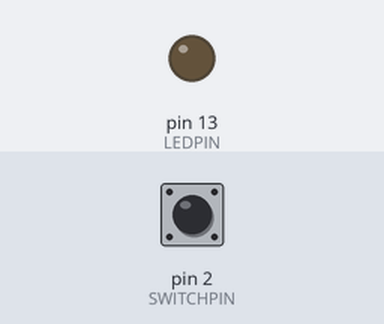
This sketch was run on a simulated Arduino Uno, built for the host (arithmetic inside an expression is 32-bit, double 64-bit). On the bench: output pins drawn as LEDs (lit = HIGH). The inputs (shaded band) are chosen by the test bench; at power-on: pin 2 (SWITCHPIN) HIGH. Random numbers use the default seed unless the sketch sets one.

Above: at 1.2 s.
1.3 s: pin 2 (SWITCHPIN) pulled LOW for 0.15 s
At 3.79 s:
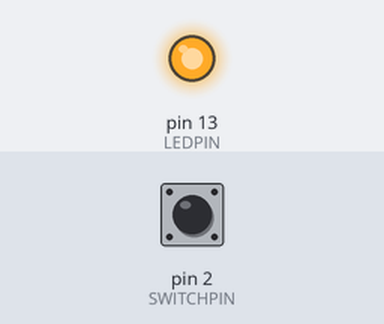
4.4 s: pin 2 (SWITCHPIN) pulled LOW for 1 s
6.9 s: pin 2 (SWITCHPIN) pulled LOW for 3.2 s
Timing chart, 0 to 17.6 s (numbered marks = the images above; inputs shaded):
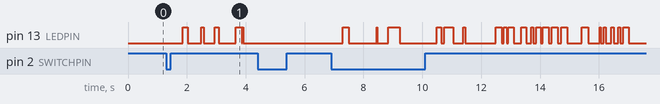

The sketch:

interrupt_anti_jig.ino
```cpp
/*
http://www.davidorlo.com/articles/arduino/arduino-%E2%80%93-interrupt-tutorial-with-led-switch
Advanced Blink with an Interrupt Sketch
By: David M. Orlo
www.DaviedOrlo.com
*/
byte SWITCHPIN=2; //Set Pin 2 as Switch
byte LEDPIN=13; //Set Pin 6 as LED
byte brightness; //Create a Integer variable named brightness
byte delayedoff; //Create a Integer variable named delayedoff
byte delayedon; //Create a Integer variable named delayedon
//If you want to go higher than 255 you must change from "byte" to "int"
volatile boolean trigger=LOW; //This is our interrupt connected to the button switch

void setup(){
  attachInterrupt(0, interrupttrigger, LOW); //Interrupt 0 is Digital Pin 2
  //When the Input goes from High to Low it will trigger a function called crazyLED
  pinMode(LEDPIN, OUTPUT); //Set Pin 6 as Output
}

void loop(){
  delay(200); //Wait a moment to help debounce the switch
  if (trigger==1){ //Check to see if the interrupt was triggered
    crazyLED();} //Enter our LED blinking function
  else{ //If the button was pressed again
    analogWrite(LEDPIN, 0);} //Turn the LED off
}

void crazyLED(){
  delay(200); //Wait a moment to help debounce the switch
  while(trigger == HIGH){ //Will run this loop until the interrupt value changes
    brightness = random(1, 254); //Generates a random number from 1-254 and assigns it to the variable named brightness
    delayedoff = random(1, 125); //A random amount of time the LED is turned off
    delayedon = random(1, 250); //A random amount of time the LED is turned on
    analogWrite(LEDPIN, brightness); //Uses the random number we generated to write the value to our LED
    delay(delayedon); //random delay on time
    analogWrite(LEDPIN, 0); //We turn the LED off for a blinking effect
    delay(delayedoff);} //Random delay off time
}

void interrupttrigger(){ //When the switch is pressed (Interrupt is triggered) the arduino enters this function
  if (trigger ==LOW){ //Checks to see what the last value was (high or low)
    trigger=HIGH;} //If its low it is now set to high
  else{
    trigger=LOW;} //If its high it is now set to low
}
```

Measured:
- after the input at 4.4 s, every drawn part: stays the same
